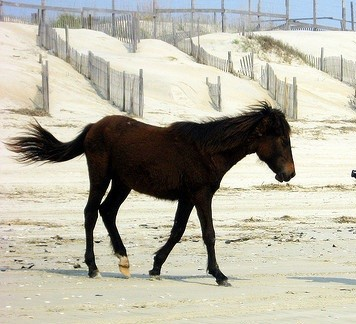
#> input picture A1/horse.jpeg, 356 x 324 px
$ python Q2.py
#> lines starting #> are read from the running program, lines starting #| are printed output that depends on the picture; after the words box and inside, x2 and y2 are one past the last pixel; in counts of white or black regions, pixels touching at a corner belong together
import numpy as np
import cv2
import math
from copy import *
from tqdm import tqdm
from matplotlib import pyplot as plt

#We first take in the image as a grayscale (since otsu can only be applied on grayscale images)¡
img_gs = cv2.imread("./horse.jpeg",0)
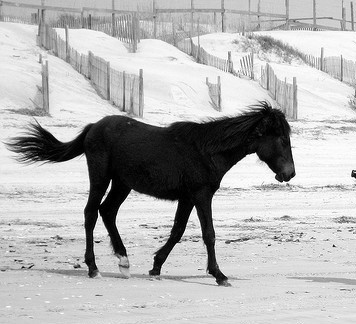
#> img_gs: shape (324, 356); min 0, max 255, mean 179
# cv2.imshow("Grayscale Original Image",img_gs)

#We find the lowest and the highest values of the image's pixel intensities.
low_intensity = np.amin(img_gs)
#> low_intensity = 0
high_intensity = np.amax(img_gs)
#> high_intensity = 255

print(low_intensity, high_intensity)
#| 0 255

#We will now calculate the histogram for the given gray scale image.
hist = cv2.calcHist([img_gs],[0],None,[256],[0,256])
#> hist = 256 values, max 1650 at index 219, min 17 at index 82, mean 450.6

#We will now plot the histogram.
# plt.plot(hist)
# plt.show()

#We create an array to store the TSS values obtained for each threshold, which we will then use to find the optimal threshold, and also store as a CSV.
TSS = []

min_tss = np.inf
min_threshold = -1
for threshold in tqdm(range(low_intensity,high_intensity)):
    # The threshold divides the image into two classes - less than equal to the threshold and greater than the threshold.
    #We will first find the means in each class.
    class1 = hist[:threshold+1]
    class2 = hist[threshold+1:]

    # Function to calculate mean of each of the two classes.
    def mean_calc(X,add=0):
        mean = 0
        count = 0
        for i in range(len(X)):
            mean = mean + X[i]*(i+add)
            count = count + X[i]
        mean = mean/count
        return int(mean)

    mean1 = mean_calc(class1)
    mean2 = mean_calc(class2,threshold)

    # Function to calculate the total sum of squares for each of the two classes.
    def sum_of_sqaures(X,mean,add=0):
        sum = 0
        for i in range(len(X)):
            sum = sum + X[i]*(((i+add)-mean)**2)
        return sum[0]

    ss1 = sum_of_sqaures(class1,mean1)
    ss2 = sum_of_sqaures(class2,mean2,threshold)
    tss = ss1+ss2 # Total sum of squares.
    # print(threshold, mean1,mean2,ss1,ss2)
    TSS.append(tss)
    if tss<min_tss:
        min_tss = tss
        min_threshold = threshold
#> this loop made 255 passes
#> (class1, mean1, mean2, ss1, ss2, tss, min_tss) on passes 1 to 6: ([480], 0, 178, 0, 662148352, 662148352, 662148352), ([480, 358], 0, 179, 358, 650631104, 650631488, 650631488), ([480, 358, 439], 0, 179, 2114, 636721984, 636724096, 636724096), ([480, 358, 439, 438], 1, 180, 2671, 622742080, 622744768, 622744768), ([480, 358, 439, 438, 490], 2, 181, 4676, 607187072, 607191744, 607191744), ([480, 358, 439, 438, 490, 554], 2, 182, 9662, 589656320, 589665984, 589665984)
#> (mean1, mean2, ss1, ss2, tss, min_tss) on passes 13 to 18: (6, 189, 102143, 445464608, 445566752, 445566752), (7, 190, 124415, 423384032, 423508448, 423508448), (7, 191, 157980, 401619808, 401777792, 401777792), (8, 193, 185374, 380665088, 380850464, 380850464), (8, 194, 224542, 361156800, 361381344, 361381344), (9, 195, 261152, 340423392, 340684544, 340684544)

print("Minimum Threshold:",min_threshold)
#| Minimum Threshold: 117

#We now create a binary mask using the optimal threshold.
img_bi = np.zeros((len(img_gs),len(img_gs[0])))
#> img_bi: shape (324, 356) float64; every value is 0
for i in range(len(img_gs)):
    for j in range(len(img_gs[0])):
        if img_gs[i][j]<min_threshold:
            img_bi[i][j] = 0
        else:
            img_bi[i][j] = 255
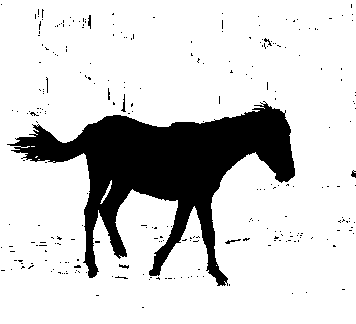
#> img_bi: shape (324, 356) float64; 82.6% white; 268 black regions (261 under 20 px), largest, box (x1, y1, x2, y2) and area: (7, 101, 295, 286) 19203, (121, 94, 126, 112) 33, (88, 15, 91, 29) 31

#Showing the binary image.
img_bi = np.array(img_bi,dtype=np.uint8)
# cv2.imshow("Binary Image",img_bi)

#Saving the binary image.
cv2.imwrite("horse_binmask.png",img_bi)

#Saving the TSS values obtained in a CSV file.
TSS_CSV = []
for i in range(len(TSS)):
    TSS_CSV.append([int(i),TSS[i]])
np.savetxt("horse_tss.csv",TSS_CSV,delimiter=",")

# cv2.waitKey(0)
# cv2.destroyAllWindows()

$ run again, with A1/BigTree.jpeg copied over A1/horse.jpeg
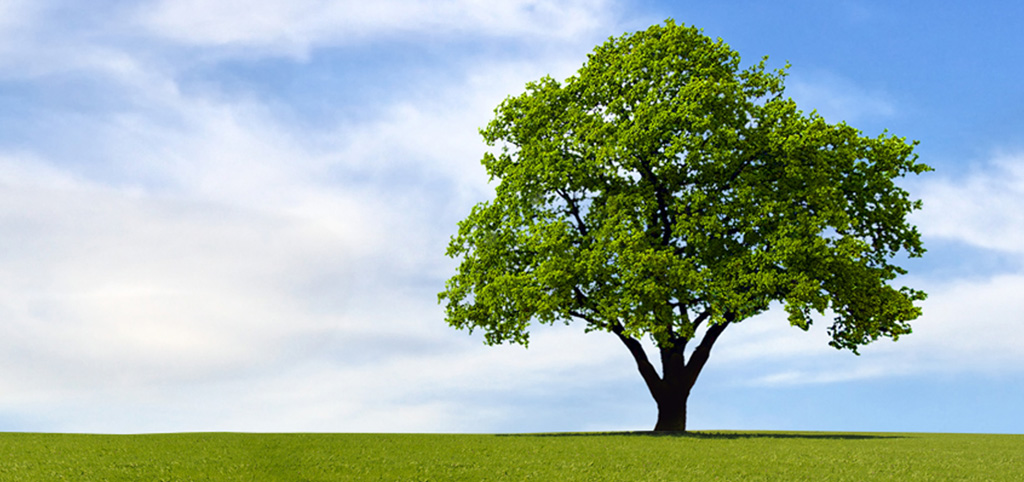
#> input picture A1/BigTree.jpeg, 1024 x 482 px
#> `img_gs = cv2.imread("./horse.jpeg",0)`:
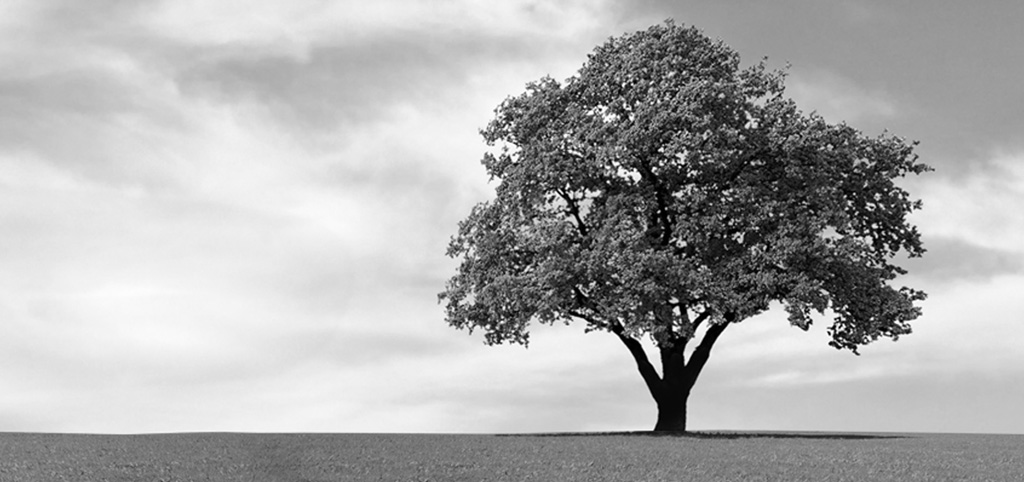
#> img_gs: shape (482, 1024); min 0, max 255, mean 173.3
#> low_intensity = 0
#> high_intensity = 255
#| 0 255
#> hist = 256 values, max 9376 at index 235, min 53 at index 254, mean 1928
#> the loop `for threshold in tqdm(range(low_intensity,high_intensity)):` made 255 passes
#> (class1, mean1, mean2, ss1, min_tss) on passes 1 to 6: ([599], 0, 172, 0, 2.19e+09), ([599, 417], 0, 172, 417, 2.17e+09), ([599, 417, 412], 0, 172, 2065, 2.16e+09), ([599, 417, 412, 419], 1, 172, 2687, 2.15e+09), ([599, 417, 412, 419, 400], 1, 173, 6287, 2.14e+09), ([599, 417, 412, 419, 400, 346], 2, 173, 7946, 2.13e+09)
#| Minimum Threshold: 151
#> after the loop `for i in range(len(img_gs)):`:
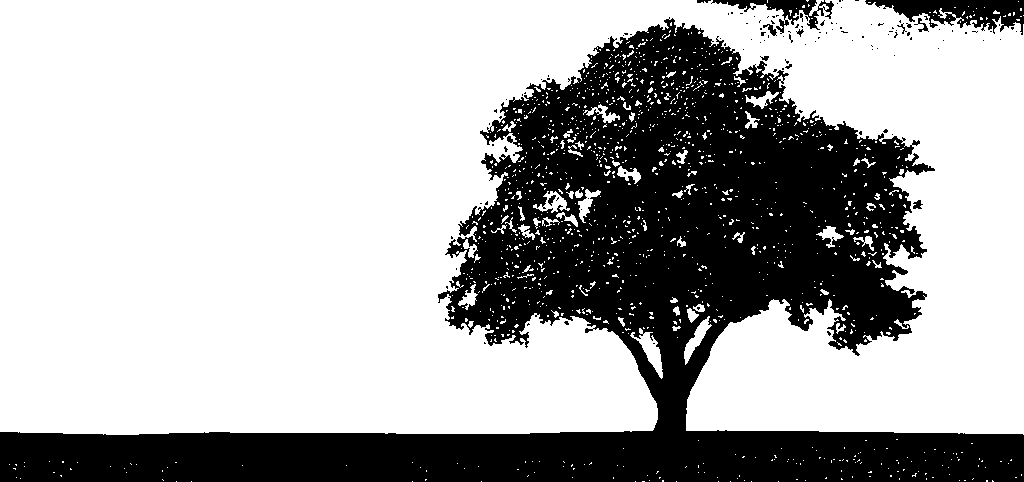
#> img_bi: shape (482, 1024) float64; 68.1% white; 122 black regions (111 under 20 px), largest, box (x1, y1, x2, y2) and area: (0, 17, 1024, 482) 152623, (865, 0, 1024, 35) 2855, (711, 0, 834, 34) 1239
